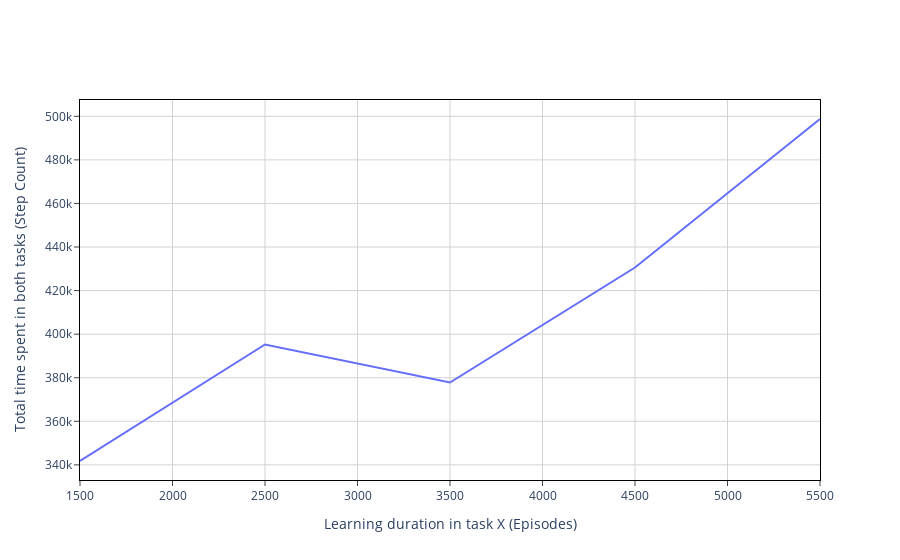

The notebook cell saved with this chart:
### Code cell
vis.plot_time_impact(
    task_runs_x=time_task_x_stats,
    task_runs_y=time_task_y_stats,
    time_domain_y='steps',
    save_format='svg',
    save_path='./outputs/plots/lava_xsteps.svg',
)

### Figure 1 — Plotly figure (JSON) as saved in the notebook; plotly's stock layout.template omitted (floating-point values rounded to 4 significant figures)
{"data": [{"mode": "lines", "type": "scatter", "x": [1500, 2500, 3500, 4500, 5500], "y": [341800.0, 395300.0, 377800.0, 430600.0, 498800.0]}], "layout": {"font": {"size": 12}, "legend": {"orientation": "h", "x": 0, "xanchor": "left", "y": -0.2, "yanchor": "top"}, "plot_bgcolor": "white", "title": {"x": 0.5}, "xaxis": {"gridcolor": "lightgrey", "linecolor": "black", "mirror": true, "showline": true, "ticks": "outside", "title": {"text": "Learning duration in task X (Episodes)"}}, "yaxis": {"gridcolor": "lightgrey", "linecolor": "black", "mirror": true, "showline": true, "ticks": "outside", "title": {"text": "Total time spent in both tasks (Step Count)"}}}}
